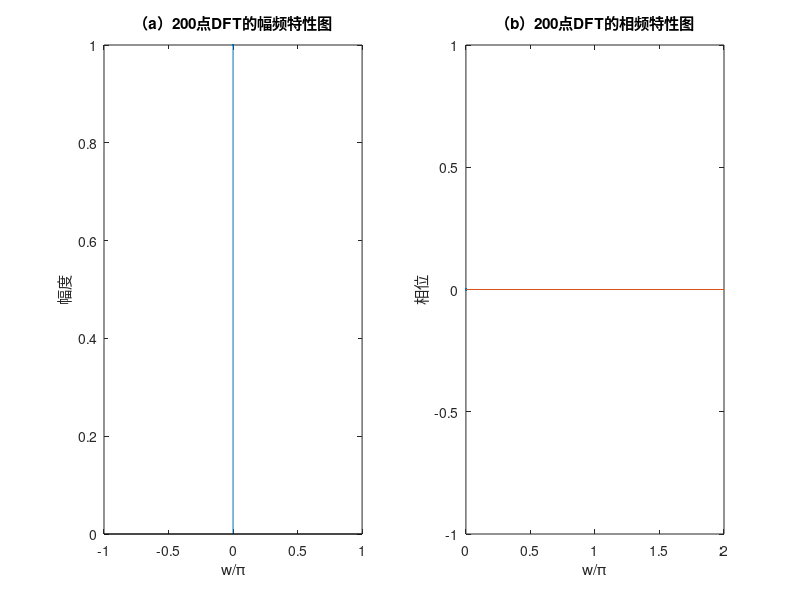

Write the MATLAB code that produced this figure.
clear
            		%输入时域序列向量
yn=rand(20);
xn=[1 2 1 4];
Xk16 = fft(xn, 1);         		% 计算xn的1点fft
Xk32 = fft(xn, 1500);         		% 计算xn的32点fft

% 以下为绘图部分
k =0; 
wk = 2*k/1;            			%计算200点DFT对应的采样点频率
subplot(1,2,1);     
stem(wk, abs(Xk16), '.');      		%绘制200点DFT的幅频特性图
title('（a）200点DFT的幅频特性图');  
 xlabel('w/π');    
 ylabel(' 幅度 ');

subplot(1,2,2);     
stem(wk, angle(Xk16), '.');     	%绘制200点DFT的相频特性图
line([0,2], [0,0]);     
title('（b）200点DFT的相频特性图');
xlabel('w/π');    
ylabel(' 相位 ');

